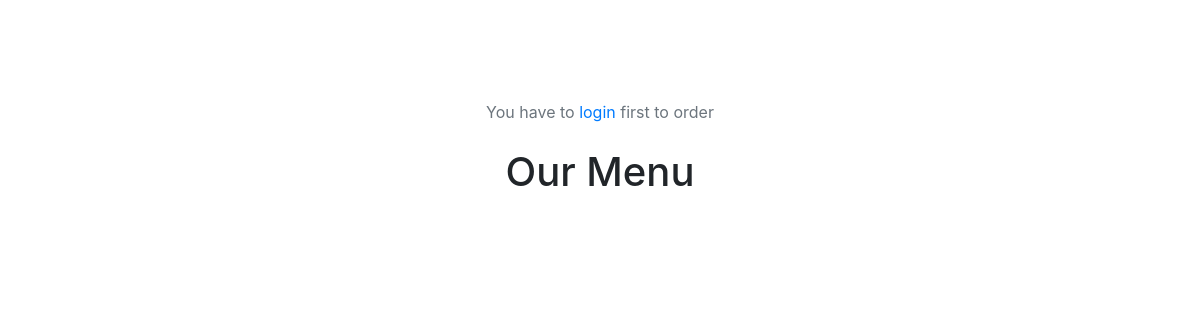
The app's page /items/, older data.
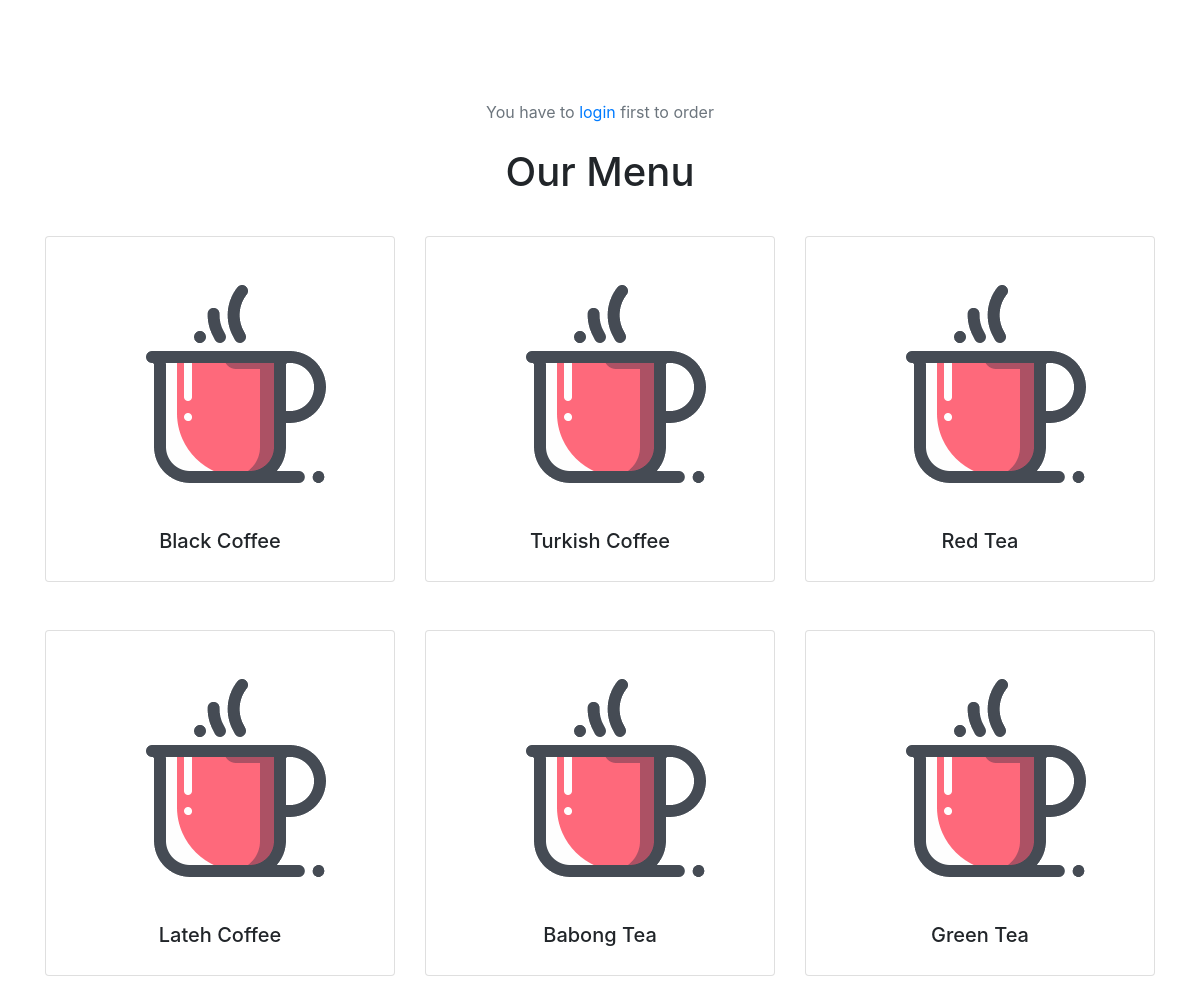
The same page, newer data.
### tea_boy/models.py (models this page shows, shortened)
class Item(models.Model):
    name = models.CharField(
        max_length = 64,
        null = False,
        blank = False,
        unique = True
        )
    description = models.CharField(
        max_length = 128,
        null = True,
        blank = True
        )
    image = models.ImageField(null = True, blank = True)
    is_active = models.BooleanField(default = True)
    created_at = models.DateTimeField(auto_now_add = True)
    updated_at = models.DateTimeField(auto_now = True)

### tea_boy/views.py (the view)
# urls.py: path('items/', views.items_list, name='items-list'),
def items_list(request):
    context = {
        "items": Item.objects.all()
    }
    return render(request, 'items_list.html', context)

### tea_boy/templates/items_list.html (shortened to what this page needs)
{% extends 'base.html' %}
{% load static %}
{% block content %}
{% if request.user.is_anonymous %}
	<p class="form-text text-muted text-center">You have to
	<a href="{% url 'login' %}"> login </a> first to order</p>
	<h1 class="text-center mt-4">Our Menu</h1>
    <div class="row my-3">
		{% for item in items %}
			<div class="col-12 col-sm-6 col-md-4">
				<div class="card my-4">
					<div class="card-body text-center">
						{% if item.image %}
							<img src="{{item.image.url}}" alt="{{item.name}}">
						{% else %}
							<p><img src="{% static 'images/coffee.png' %}" alt="{{item.name}}"></p>
						{% endif %}
						<h5 class="items-list">{{item.name}}</h5>
					</div>
				</div>
			</div>
		{% endfor %}
	</div>
	<br><br>
	{% endif %}
{% endblock content %}

### tea_boy/templates/base.html (shortened to what this page needs)
<!DOCTYPE html>
{% load static %}
<html lang="en">
<head>
    <link rel="stylesheet" href="https://stackpath.bootstrapcdn.com/bootstrap/4.3.1/css/bootstrap.min.css">
    <link href="{% static 'css/style.css' %}" rel="stylesheet">
</head>
<body>
    <br><br><br><br>
    <div class="container">
    {% block content %}
    {% endblock content %}
    <br><br>
    </div>
</body>
</html>

### tea_boy/static/css/style.css (style rules this page uses)
img { max-width: 100%; max-height: 100%; }

Row changes from the older to the newer data that the page shows:
added Item: name "Black Coffee"
added Item: name "Turkish Coffee"
added Item: name "Red Tea"
added Item: name "Lateh Coffee"
added Item: name "Babong Tea"
added Item: name "Green Tea"
